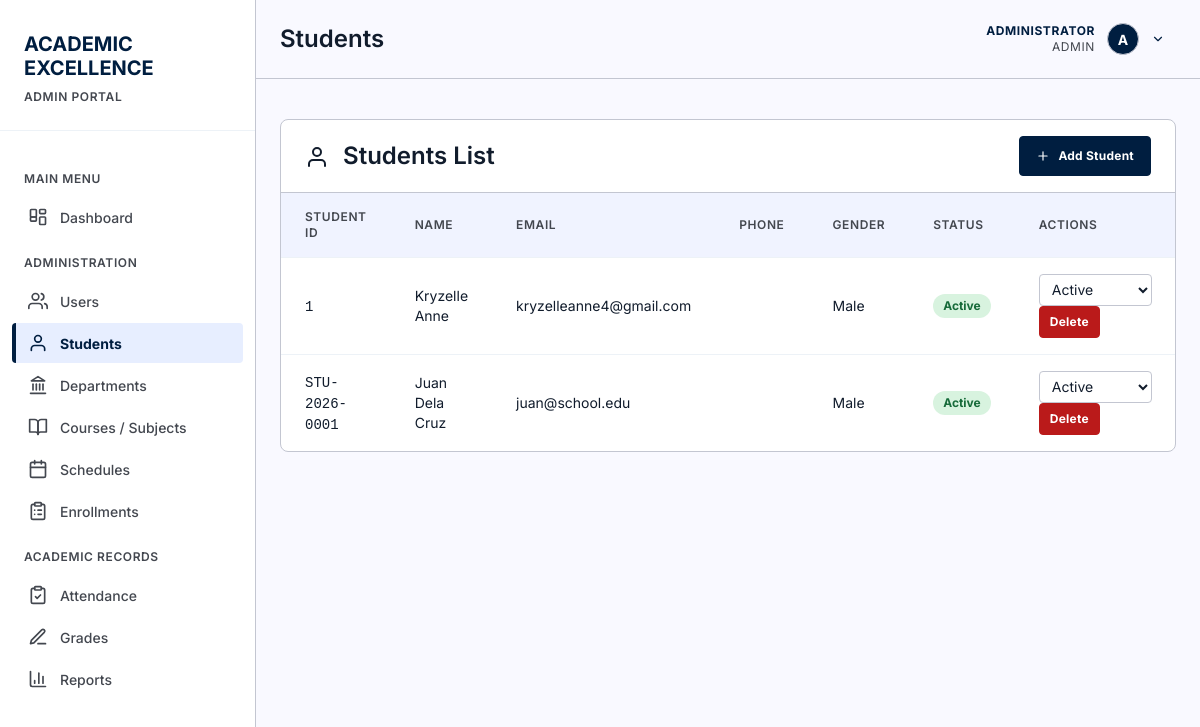
Before: /pages/students.php (signed in) with the older database file.
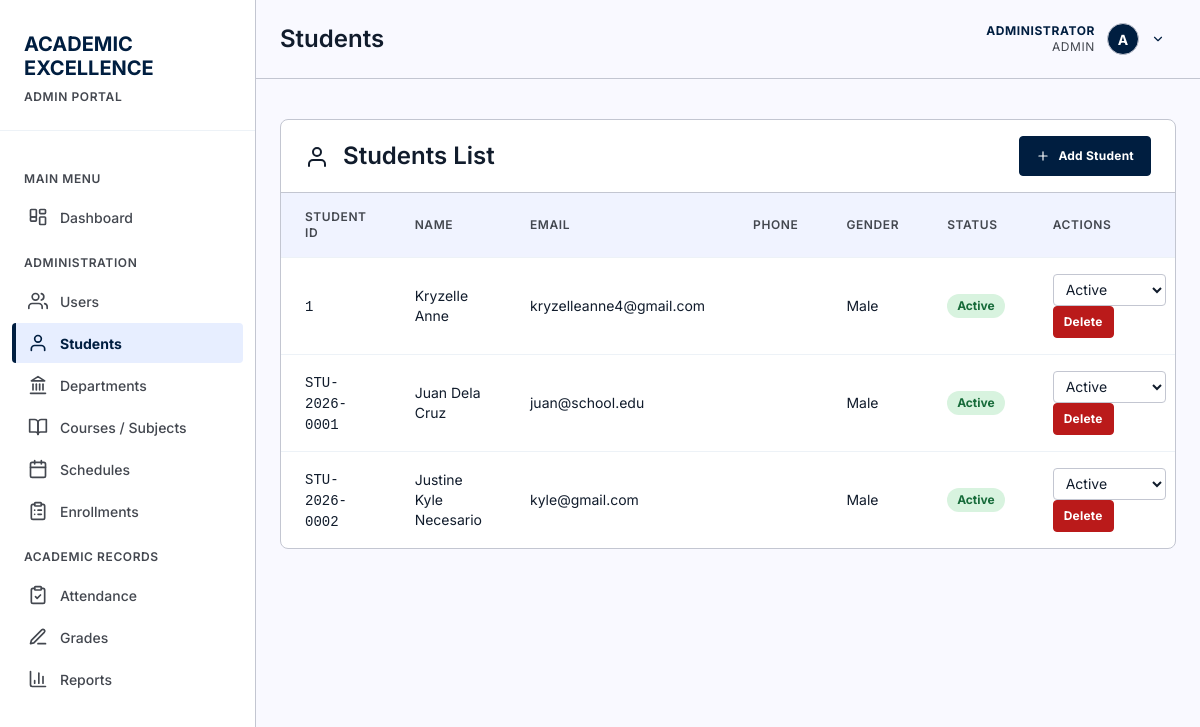
After: the same page with the newer database file.
### tables this page shows
CREATE TABLE students (
        id INTEGER PRIMARY KEY AUTOINCREMENT,
        student_id TEXT UNIQUE NOT NULL,
        first_name TEXT NOT NULL,
        last_name TEXT NOT NULL,
        email TEXT,
        phone TEXT,
        date_of_birth DATE,
        gender TEXT CHECK(gender IN ('Male', 'Female', 'Other')),
        enrollment_date DATE DEFAULT CURRENT_DATE,
        status TEXT DEFAULT 'Active' CHECK(status IN ('Active', 'Inactive', 'Graduated')),
        created_at TIMESTAMP DEFAULT CURRENT_TIMESTAMP
    , user_id INTEGER REFERENCES users(id) ON DELETE SET NULL, program_id INTEGER REFERENCES programs(id) ON DELETE SET NULL, year_level INTEGER, expected_graduation_date DATE, updated_at DATETIME);

### pages/students.php (the view, shortened to what this page needs)
<?php
$db = getDB();
$stmt = $db->query("SELECT * FROM students ORDER BY last_name, first_name");
$students = $stmt->fetchAll();
?>
<?php
include '../includes/header.php';
?>
<main>
        <div class="card">
            <div class="card-header" style="display: flex; justify-content: space-between; align-items: center;">
                <h2><?php echo icon('user', 24); ?> Students List</h2>
                <button class="btn btn-primary" onclick="document.getElementById('addStudentModal').style.display='block'"><?php echo icon('plus', 14); ?> Add Student</button>
            </div>
            <table>
                <thead>
                    <tr>
                        <th>Student ID</th>
                        <th>Name</th>
                        <th>Email</th>
                        <th>Phone</th>
                        <th>Gender</th>
                        <th>Status</th>
                        <th>Actions</th>
                    </tr>
                </thead>
                <tbody>
                    <?php foreach ($students as $student): ?>
                    <tr>
                        <td data-label="Student ID"><code><?php echo htmlspecialchars($student['student_id']); ?></code></td>
                        <td data-label="Name"><?php echo htmlspecialchars($student['first_name'] . ' ' . $student['last_name']); ?></td>
                        <td data-label="Email"><?php echo htmlspecialchars($student['email'] ?? ''); ?></td>
                        <td data-label="Phone"><?php echo htmlspecialchars($student['phone'] ?? ''); ?></td>
                        <td data-label="Gender"><?php echo htmlspecialchars($student['gender'] ?? ''); ?></td>
                        <td data-label="Status">
                            <span class="attendance-badge status-<?php echo $student['status'] === 'Active' ? 'present' : 'absent'; ?>">
                                <?php echo htmlspecialchars($student['status']); ?>
                            </span>
                        </td>
                        <td data-label="Actions">
                            <form method="POST" style="display: inline;">
                                <select name="status" class="form-control" style="display:inline-block;width:auto;min-height:32px;padding:4px 8px;" onchange="this.form.submit()">
                                    <?php foreach (['Active', 'Inactive', 'Graduated', 'Suspended'] as $status): ?>
                                    <option value="<?php echo $status; ?>" <?php echo $student['status'] === $status ? 'selected' : ''; ?>><?php echo $status; ?></option>
                                    <?php endforeach; ?>
                                </select>
                            </form>
                            <form method="POST" style="display: inline;" onsubmit="return confirm('Are you sure?')">
                                <button type="submit" class="btn btn-danger btn-sm">Delete</button>
                            </form>
                        </td>
                    </tr>
                    <?php endforeach; ?>
                </tbody>
            </table>
        </div>
    </main>
<?php include '../includes/footer.php'; ?>

Changed rows visible on the page:
added students: student "STU-2026-0002", first_name+last_name "Justine Kyle Necesario", email "kyle@gmail.com", gender "Male", status "Active"
